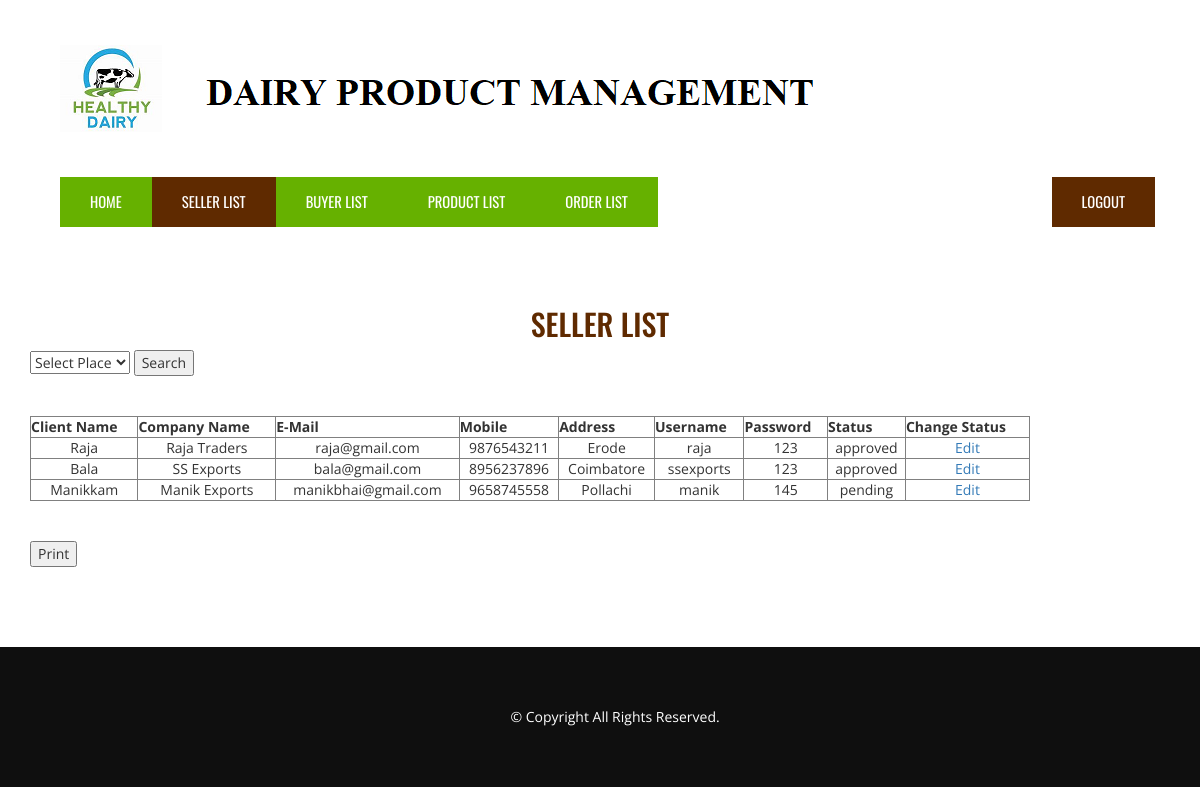
The page /admin-seller-list.php on the database its author committed.
### tables this page shows
CREATE TABLE IF NOT EXISTS `seller` (
  `id` int(10) NOT NULL AUTO_INCREMENT,
  `sname` varchar(25) NOT NULL,
  `email` varchar(25) NOT NULL,
  `mobile` bigint(10) NOT NULL,
  `address` varchar(100) NOT NULL,
  `company` varchar(25) NOT NULL,
  `username` varchar(25) NOT NULL,
  `password` varchar(25) NOT NULL,
  `status` varchar(25) NOT NULL,
  PRIMARY KEY (`id`),
  UNIQUE KEY `username` (`username`)
);

### admin-seller-list.php (the view, shortened to what this page needs)
<?php
$query = "select * from seller";
$data = mysql_query($query);
?>
<!DOCTYPE HTML>
<html lang="en-US">
<head>
	<link href="https://maxcdn.bootstrapcdn.com/bootstrap/3.3.6/css/bootstrap.min.css" rel="stylesheet">
	<link rel="stylesheet" href="https://maxcdn.bootstrapcdn.com/font-awesome/4.5.0/css/font-awesome.min.css">
	<link href='css/style.css' rel='stylesheet' type='text/css'>
	<link rel="stylesheet" type="text/css" href="css/settings.css" media="screen" />
</head>
<body>
	<header class="header">
		<div class="container">
			<div class="container-fluid">
				<div class="header-top">
					<div class="col-md-3 col-sm-4 hidden-xs logo">
						<a href=""><img src="img/logo.png" alt="" /></a>
					</div>
				</div>
			</div>
			<nav class="navbar navbar-default">
			  <div class="container-fluid">
				<div class="collapse navbar-collapse" id="navigation">
				  <ul class="nav navbar-nav">
					<li><a href="admin-dashboard.php">Home </a></li>
					<li class="active"><a href="admin-seller-list.php">Seller List</a></li>
					<li><a href="admin-buyer-list.php">Buyer List</a></li>
                    <li><a href="admin-product-list.php">Product List</a></li>
					<li><a href="admin-order-list.php">Order List</a></li>
				  </ul>
				  <ul class="nav navbar-nav navbar-right">
					<li class="get-a-quote"><a href="logout.php">Logout</a></li>
				  </ul>
				</div>
			  </div>
			</nav>
		</div>
	</header>
	<section class="blog">
		<div class="container">
			<h2>Seller List</h2>
            <form method="post" action="admin-seller-list-place.php">
        	<select name="address" required >
                          <option value="" >Select Place</option>
                        </select>
                        <input type="submit" value="Search">
        </form>
        <br><br>
			<div class="blog-posts">
            <table border="1" width="1000" cellpadding="10" cellspacing="10">
<tr align="center"><th align="center">Client Name</th>
<th align="center">Company Name</th><th align="center">E-Mail</th><th align="center">Mobile</th><th align="center">Address</th><th align="center">Username</th><th align="center">Password</th><th align="center">Status</th><th align="center">Change Status</th>
</tr>
<?php while($rec = mysql_fetch_array($data)) { ?>
<tr align="center">
<td> <?php echo $rec['sname']; ?> </td>
<td> <?php echo $rec['company']; ?> </td>
<td> <?php echo $rec['email']; ?> </td>
<td> <?php echo $rec['mobile']; ?> </td>
<td> <?php echo $rec['address']; ?> </td>
<td> <?php echo $rec['username']; ?> </td>
<td> <?php echo $rec['password']; ?> </td>
<td> <?php echo $rec['status']; ?> </td>
<td> <a href="seller-status.php?id=<?php echo $rec['id']; ?>">Edit</a> </td>
</tr>
<?php } ?>
</table> <br><br>
<button onClick="myFunction()">Print</button>
			</div>
		</div>
	</section>
	<section class="footer">
		<div class="copyright text-center">
			<div class="container">
				<div class="row">
					<p class="copyright">&copy; Copyright All Rights Reserved.</p>
				</div>
			</div>
		</div>
	</section>
</body>
</html>

### css/style.css (style rules this page uses)
body,p,h1,h2,h3,h4,h5,h6 { font-family:'open sans' }
.logo { padding:25px 15px; }
@media screen and (max-width:1200px) and (min-width:992px) { ul.nav.navbar-nav li a { padding: 15px 30px !important; } }
div#navigation { border:none; }
nav.navbar.navbar-default { background:none; border:none; font-family: 'oswald'; font-size: 11pt; text-transform:uppercase; margin:0px; }
ul.nav.navbar-nav { background: #66b100; }
ul.nav.navbar-nav li a { color: #fff !important; }
ul.nav.navbar-nav li.active a { background: #5f2a00; }
ul.nav.navbar-nav li { transition:.2s all ease-in-out; }
ul.nav.navbar-nav li a { padding: 15px 45px; }
ul.nav.navbar-nav li.get-a-quote { background:#5f2a00; }
.header-top { padding: 20px 0px; display: table; width: 100%; }
section.blog { padding:80px 0px; }
section.blog h2 { font-family:'oswald'; color:#5f2a00; text-align:center; text-transform:uppercase; margin-top:0px; }
.copyright { background: #0f0f0f; color: #fff; padding: 30px; }
.copyright p { margin: 0px; }

### rows shown on the page
seller: sname "Raja", company "Raja Traders", email "raja@gmail.com", mobile "9876543211", address "Erode", username "raja", password "123", status "approved"
seller: sname "Bala", company "SS Exports", email "bala@gmail.com", mobile "8956237896", address "Coimbatore", username "ssexports", password "123", status "approved"
seller: sname "Manikkam", company "Manik Exports", email "manikbhai@gmail.com", mobile "9658745558", address "Pollachi", username "manik", password "145", status "pending"
